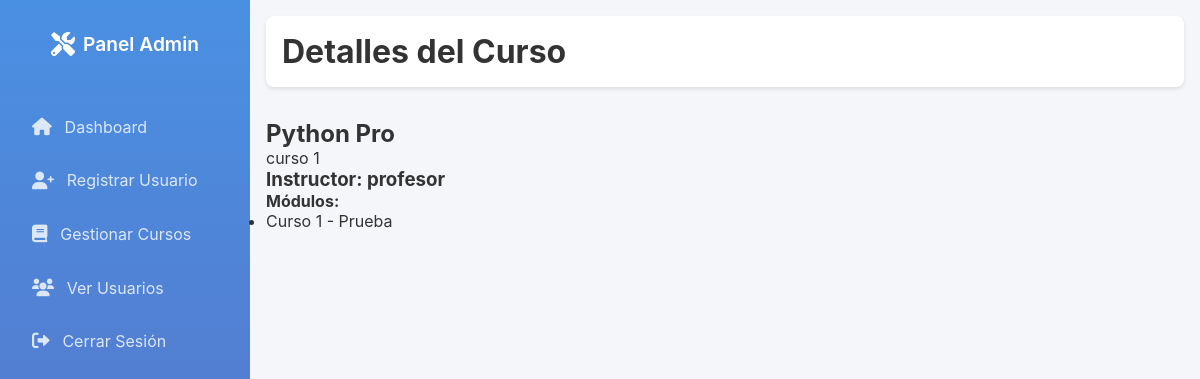
The app's page /admin/course/1 (signed in) with its own data.
### models.py (models this page shows, shortened)
class Course(db.Model):
    __tablename__ = 'courses'
    id = db.Column(db.Integer, primary_key=True)
    name = db.Column(db.String(200), nullable=False)
    description = db.Column(db.String(500), nullable=False)
    instructor_id = db.Column(db.Integer, db.ForeignKey('users.id'), nullable=False)
    modules = db.relationship('Module', back_populates='course', lazy=True, cascade='all, delete-orphan')
    enrollments = db.relationship(
        'CourseEnrollment', back_populates='course', lazy=True, cascade='all, delete-orphan'
    )

class User(UserMixin, db.Model):
    __tablename__ = 'users'
    id = db.Column(db.Integer, primary_key=True)
    username = db.Column(db.String(150), unique=True, nullable=False)
    email = db.Column(db.String(150), unique=True, nullable=False)
    password = db.Column(db.String(150), nullable=False)
    role_id = db.Column(db.Integer, db.ForeignKey('roles.id'), nullable=False)
    role = db.relationship('Role')
    courses = db.relationship('Course', backref='instructor', cascade='all, delete-orphan')  # Cursos que enseña
    enrollments = db.relationship('CourseEnrollment', backref='student', cascade='all, delete-orphan')  # Inscripciones
    responses = db.relationship('StudentResponse', backref='student', cascade='all, delete-orphan')  # Respuestas

class Module(db.Model):
    __tablename__ = 'modules'
    id = db.Column(db.Integer, primary_key=True)
    title = db.Column(db.String(200), nullable=False)
    description = db.Column(db.String(500), nullable=False)
    order = db.Column(db.Integer, nullable=False)
    course_id = db.Column(db.Integer, db.ForeignKey('courses.id', ondelete="CASCADE"), nullable=False)
    content_items = db.relationship('ContentItem', back_populates='module', lazy=True, cascade='all, delete-orphan')
    course = db.relationship('Course', back_populates='modules')

### app.py (the view)
@app.route('/admin/course/<int:course_id>', methods=['GET'])
@login_required
@role_required('admin')  # Si usas decoradores de roles
def view_course(course_id):
    course = Course.query.get_or_404(course_id)
    return render_template('admin/view_course.html', course=course)

### app.py (called while the page is built)
@login_manager.user_loader
def load_user(user_id):
    return User.query.get(int(user_id))

def role_required(role):
    def decorator(f):
        @wraps(f)
        def decorated_function(*args, **kwargs):
            if not current_user.is_authenticated or current_user.role.name != role:
                abort(403)
            return f(*args, **kwargs)
        return decorated_function
    return decorator

### app/templates/admin/view_course.html (shortened to what this page needs)
<!DOCTYPE html>
<html lang="es">
<head>
    <link rel="stylesheet" href="https://cdnjs.cloudflare.com/ajax/libs/font-awesome/6.0.0/css/all.min.css">
    <link rel="stylesheet" href="{{ url_for('static', filename='css/admin_dashboard.css') }}">
</head>
<body>
    <div class="admin-container">
        {% include 'admin/sidebar.html' %}
        <main class="main-content">
            <header class="top-bar">
                <h1>Detalles del Curso</h1>
            </header>
            <div class="course-details">
                <h2>{{ course.name }}</h2>
                <p>{{ course.description }}</p>
                <h3>Instructor: {{ course.instructor.username }}</h3>
                <h4>Módulos:</h4>
                <ul>
                    {% for module in course.modules %}
                        <li>{{ module.title }} - {{ module.description }}</li>
                    {% else %}
                        <li>No hay módulos en este curso.</li>
                    {% endfor %}
                </ul>
            </div>
        </main>
    </div>
</body>
</html>

### app/static/css/admin_dashboard.css (style rules this page uses)
* { margin: 0; padding: 0; box-sizing: border-box; }
body { font-family: "Inter", sans-serif; background-color: #f5f6fa; color: #333333; }
.admin-container { display: flex; min-height: 100vh; }
.main-content { flex: 1; padding: 1rem; }
.top-bar { display: flex; align-items: center; justify-content: space-between; background-color: #ffffff; padding: 1rem; border-radius: 8px; box-shadow: 0 2px 4px rgba(0, 0, 0, 0.1); margin-bottom: 2rem; }

### records on screen
Course: name "Python Pro", description "curso 1"
User: instructor.username "profesor"
Module: title "Curso 1", description "Prueba"
